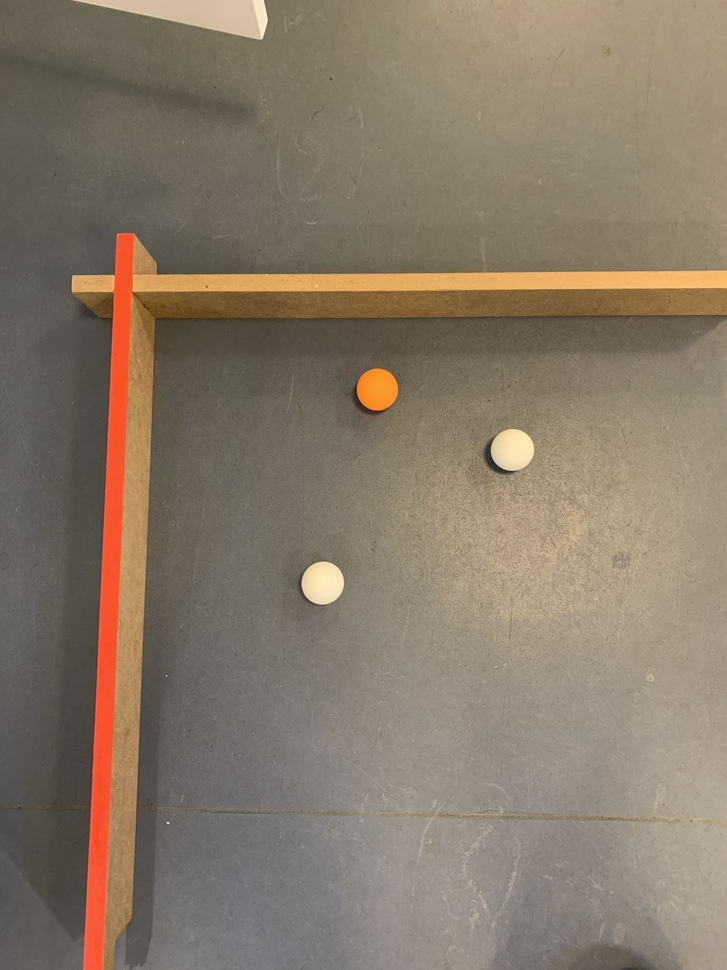
#> input picture images/1.jpg, 727 x 970 px, shrunk from 3024 x 4032 before the run
$ python -i coordinate_system.py   (imports and definitions only)
#> lines starting #> are read from the running program, lines starting #| are printed output that depends on the picture; after the words box and inside, x2 and y2 are one past the last pixel; in counts of white or black regions, pixels touching at a corner belong together

import cv2
import numpy as np

# [44 lines left out: functions find_corners, map_to_coordinate_system, warp_perspective, draw_grid, not called in this run]


def detect_red(image):
    hsv = cv2.cvtColor(image, cv2.COLOR_BGR2HSV)
    lower_red1 = np.array([0, 70, 50])
    upper_red1 = np.array([10, 255, 255])
    lower_red2 = np.array([170, 70, 50])
    upper_red2 = np.array([180, 255, 255])

    mask1 = cv2.inRange(hsv, lower_red1, upper_red1)
    mask2 = cv2.inRange(hsv, lower_red2, upper_red2)
    mask = cv2.bitwise_or(mask1, mask2)

    red_image = cv2.bitwise_and(image, image, mask=mask)

    return red_image

# [23 lines left out: functions detect_green, sharpen_image, not called in this run]

def clean_image(image):

    kernel = np.ones((3,3), np.uint8)
    opening = cv2.morphologyEx(image, cv2.MORPH_OPEN, kernel, iterations=2)

    dilated = cv2.dilate(opening, kernel, iterations=2)

    blurred = cv2.GaussianBlur(dilated, (5,5), 0)

    return blurred


# [5 lines left out: function erode_image, not called in this run]

def find_lines(image):

    gray = cv2.cvtColor(image, cv2.COLOR_BGR2GRAY)
    edges = cv2.Canny(gray, 50, 150, apertureSize=3)
    lines = cv2.HoughLinesP(edges, 1, np.pi/180, 100, minLineLength=100, maxLineGap=150)
    '''
    if lines is not None:
        for line in lines:
            x1, y1, x2, y2 = line[0]
            cv2.line(image, (x1, y1), (x2, y2), (0, 255, 0), 2)
            print(f"Line from ({x1}, {y1}) to ({x2}, {y2})")
    '''

    return image, lines

def calculate_slope(line):
    x1, y1, x2, y2 = line
    if x2 == x1:
        return np.inf
    return (y2 - y1) / (x2 - x1)

# [9 lines left out: function find_intersection, not called in this run]

def is_near_90_degrees(slope1, slope2, tolerance=5):
    if slope1 == np.inf and slope2 == 0:
        return True
    if slope2 == np.inf and slope1 == 0:
        return True
    if slope1 == np.inf or slope2 == np.inf:
        return False
    angle = np.abs(np.arctan((slope2 - slope1) / (1 + slope1 * slope2)))
    angle_deg = np.degrees(angle)
    return 85 <= angle_deg <= 95

def distance_between_points(p1, p2):
    return np.sqrt((p1[0] - p2[0]) ** 2 + (p1[1] - p2[1]) ** 2)

#Function to take a image of the arena and find the points of the corners
def find_corner_points(image):
    #Convert image to only show red walls
    red_image = detect_red(image)
    #Clean the image from noise
    cleaned_image = clean_image(red_image)
    #Find all the lines
    edge_image, lines = find_lines(cleaned_image)
    #Find all points where the lines intersects at near 90 degrees
    intersection_points = find_intersection_points(lines)
    #Find what points in each quadrant are the closest to the center
    closest_points = find_closest_points(image, intersection_points)
    #Convert the points to a useful form
    final_points = np.array(closest_points, dtype="float32")
    return final_points

#Find what points in each quadrant are the closest to the center
def find_closest_points(image, intersection_points):
    #Finds the center of the image
    height, width, _ = image.shape
    center_x, center_y = width // 2, height // 2

    quadrants = {1: [], 2: [], 3: [], 4: []}

    #Divide the points up in their quadrant
    for point in intersection_points:
        x, y = point
        if x > center_x and y < center_y:
            quadrants[1].append(point)  # Quadrant I
        elif x < center_x and y < center_y:
            quadrants[2].append(point)  # Quadrant II
        elif x < center_x and y > center_y:
            quadrants[3].append(point)  # Quadrant III
        elif x > center_x and y > center_y:
            quadrants[4].append(point)  # Quadrant IV

    closest_points = []
    for q in [2, 1, 4, 3]: #We need points in this order [topleft, topright, bottomright, bottomleft]
        if quadrants[q]:  #Check if the list is not empty
            closest_point = min(quadrants[q], key=lambda point: distance_between_points(point, (center_x, center_y)))
            closest_points.append(closest_point)
    return closest_points

def find_intersection_points(lines):
    lines = np.array(lines)
    lines = lines.reshape(-1, 4)
    intersection_points = []
    for i in range(len(lines)):
        for j in range(i+1, len(lines)):
            slope1 = calculate_slope(lines[i])
            slope2 = calculate_slope(lines[j])
            if is_near_90_degrees(slope1, slope2):
                intersection = find_intersection(lines[i], lines[j])
                if intersection:
                    intersection_points.append(intersection)
    return intersection_points


>>> import cv2
>>> picture = cv2.imread('../../images/1.jpg')
#> picture is the input picture: shape (970, 727, 3); mean B, G, R 104.4, 121.3, 135.4
>>> result = find_corner_points(picture)
#> in detect_red, `hsv = cv2.cvtColor(image, cv2.COLOR_BGR2HSV)`: hsv: shape (970, 727, 3); mean H, S, V 21.8, 53.2, 135.5
#> in detect_red, `mask1 = cv2.inRange(hsv, lower_red1, upper_red1)`:
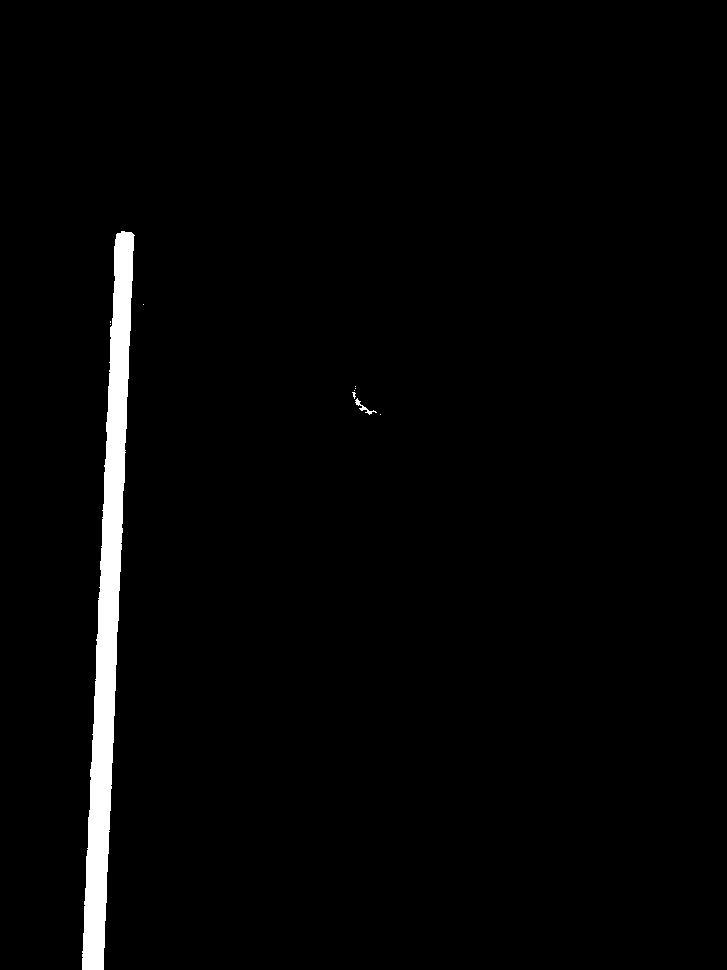
#> mask1: shape (970, 727); 2.1% white; 10 white regions (8 under 20 px), largest, box (x1, y1, x2, y2) and area: (82, 231, 135, 970) 15024, (355, 398, 377, 415) 80
#> in detect_red, `mask2 = cv2.inRange(hsv, lower_red2, upper_red2)`: mask2: shape (970, 727); every value is 0
#> in detect_red, `red_image = cv2.bitwise_and(image, image, mask=mask)`:
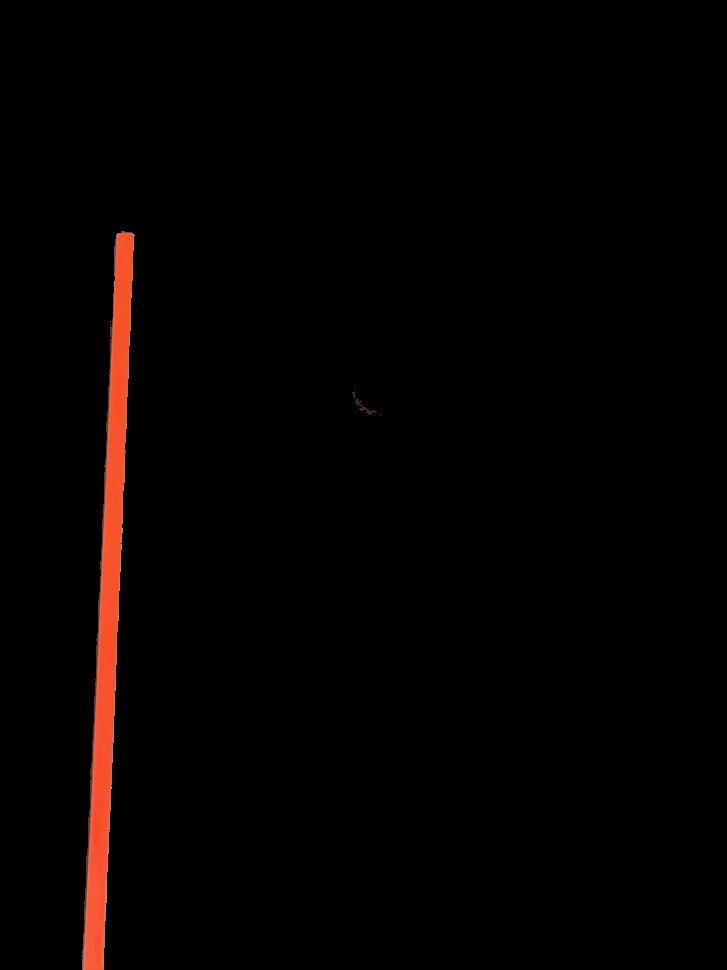
#> red_image: shape (970, 727, 3); mean B, G, R 1.1, 1.8, 5
#> in find_lines, `gray = cv2.cvtColor(image, cv2.COLOR_BGR2GRAY)`:
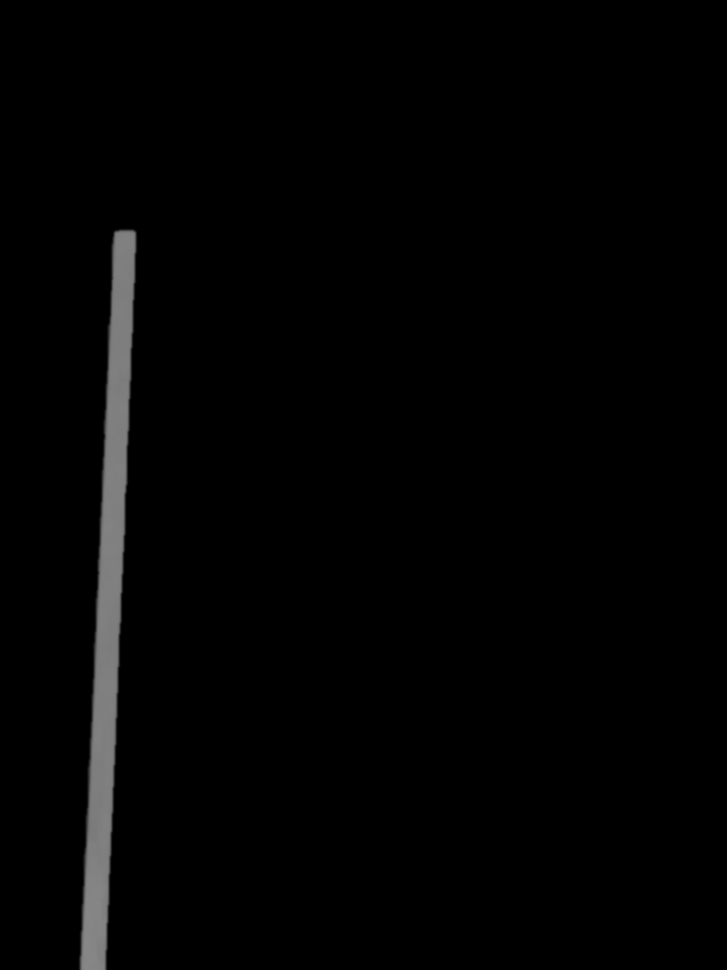
#> gray: shape (970, 727); min 0, max 135, mean 3.2
#> in find_lines, `edges = cv2.Canny(gray, 50, 150, apertureSize=3)`:
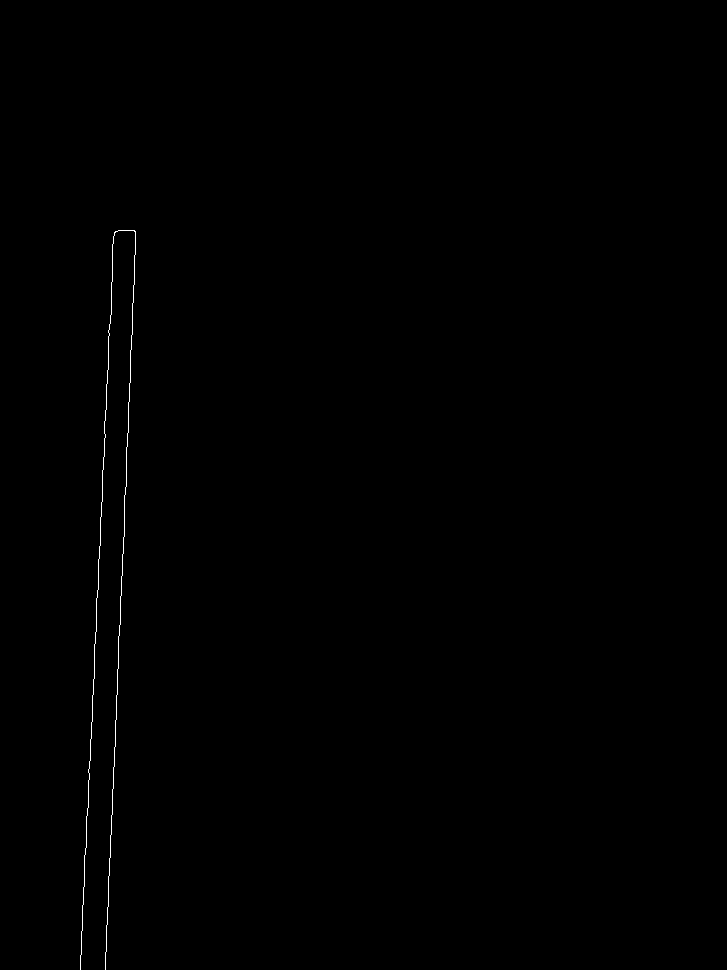
#> edges: shape (970, 727); 0.21% white in thin lines or dots, all inside (x1, y1, x2, y2) = (80, 230, 136, 970)
#> in find_lines, `lines = cv2.HoughLinesP(edges, 1, np.pi/180, 100, minLineLength=100, m..`: lines = [[82, 906, 100, 545], [124, 536, 135, 231], [96, 601, 115, 231], [116, 719, 128, 402], [106, 927, 115, 738], [80, 968, 92, 721], [88, 772, 105, 435]]
#> the loop in find_intersection_points, `for i in range(len(lines)):` made 7 passes
#> after the loop in find_intersection_points, `for i in range(len(lines)):`: intersection_points = []
#> in find_corner_points, `final_points = np.array(closest_points, dtype="float32")`: final_points = empty array
#> result = empty array
